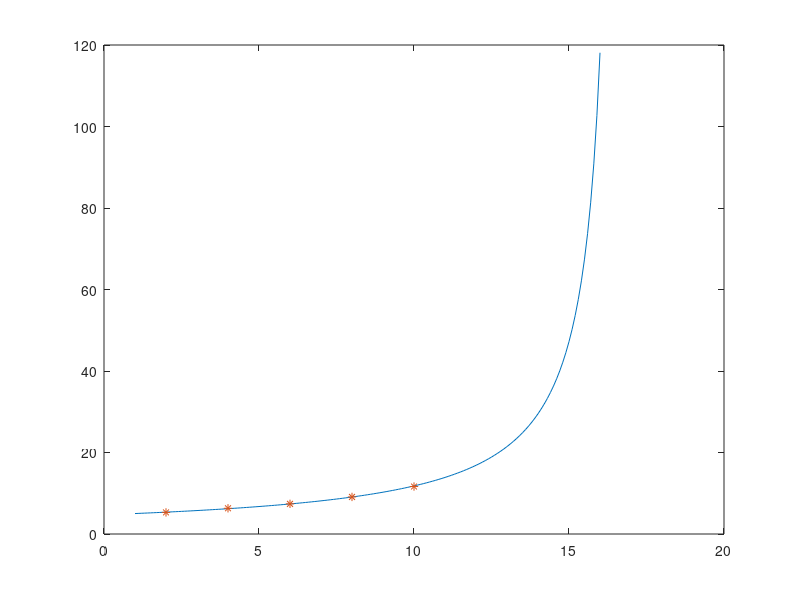

Here is the MATLAB script that generated this plot:
% Caner Topuz
% 090200358
% Review_Q3
clear
close all
clc

x = 2:2:10;
y = [5.3, 6.31, 7.4, 9.1, 11.65];

r = polyfit(x,1./y,1); 
A = 2./r(2);
B = r(1)*A;

t = 1:0.1:16;
t2 = A*t./(B*t.^2+2*t);
plot(t,t2,x,y,'*');

fprintf('Value of bone thickness for seven years children:%f\n',A*7/(B*7^2+2*7))